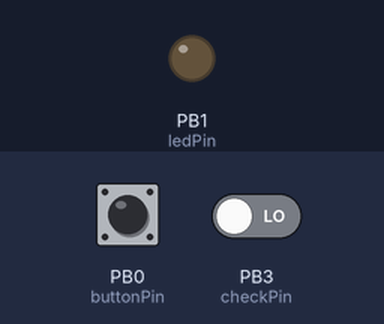
Recording of a sketch running on a simulated ATtiny85, built with avr-gcc and run on an emulated ATtiny85. Shown: output pins drawn as LEDs (lit = HIGH). The test bench sets the inputs (shaded band); at power-on: PB0 (buttonPin) HIGH, PB3 (checkPin) LOW. Sleep ends after the set time or at an interrupt.

Above: at 1.2 s.
1.3 s: PB0 (buttonPin) pulled LOW for 3.2 s
At 3.2 s:
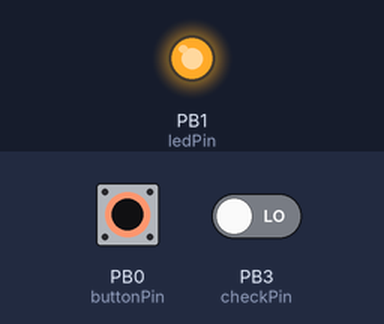
Timing chart, 0 to 36.0 s (numbered marks = the images above; inputs shaded):
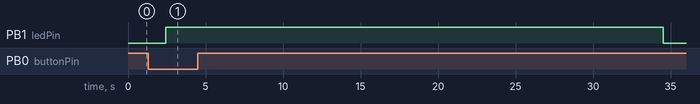

Measured:
- after the input at 1.3 s, PB1 (ledPin): LOW → HIGH after 1.1 s, → LOW 32.1 s later

The sketch:

Push_Button_ATtiny85.ino
```cpp
#include <avr/sleep.h>
#include <avr/interrupt.h>

const int checkPin   = 3; // PB3
const int triggerPin = 2; // PB2
const int buttonPin  = 0; // PB0
const int ledPin     = 1; // PB1

bool ledState = false;
volatile bool wakeUpFlag = false;

void setup() {

  pinMode(ledPin, OUTPUT);
  pinMode(triggerPin, OUTPUT);

  pinMode(buttonPin, INPUT_PULLUP);
  pinMode(checkPin, INPUT);

  digitalWrite(triggerPin, LOW);
  digitalWrite(ledPin, LOW);

  disableUnusedPins();

  // Enable Pin Change Interrupt
  GIMSK |= (1 << PCIE);

  // Interrupt untuk PB0
  PCMSK |= (1 << PCINT0);

  sei();
}

void loop() {

  goToSleep();

  if (wakeUpFlag) {

    wakeUpFlag = false;

    delay(30);

    // tombol ditekan
    if (digitalRead(buttonPin) == LOW) {

      unsigned long pressStart = millis();
      bool actionTaken = false;

      // tunggu long press 1.5 detik
      while (digitalRead(buttonPin) == LOW) {

        if (!actionTaken && millis() - pressStart >= 1100) {

          actionTaken = true;

          ledState = true;

          digitalWrite(ledPin, HIGH);

          // tunggu tombol dilepas
          while (digitalRead(buttonPin) == LOW);

          delay(30);

          break;
        }
      }

      // jika LED aktif → jalankan mode aktif
      if (ledState) {

        initialLedOnPeriod(25000);
      }
    }
  }
}

// ======================================================
// LED wajib ON minimal 25 detik
// ======================================================

void initialLedOnPeriod(unsigned long durationMs) {

  unsigned long startTime = millis();

  while (millis() - startTime < durationMs) {

    // Tombol ditekan lama lagi
    if (digitalRead(buttonPin) == LOW) {

      unsigned long secondPress = millis();

      while (digitalRead(buttonPin) == LOW) {

        if (millis() - secondPress >= 1500) {

          holdPin2AndCheckPin1();

          return;
        }
      }
    }
  }

  // lanjut monitoring normal
  monitorLedActive();
}

// ======================================================
// Monitoring saat sistem aktif
// ======================================================

void monitorLedActive() {

  while (ledState) {

    // checkPin LOW selama 5 detik
    if (digitalRead(checkPin) == LOW) {

      unsigned long lowStart = millis();

      while (digitalRead(checkPin) == LOW) {

        if (millis() - lowStart >= 5000) {

          ledState = false;

          digitalWrite(ledPin, LOW);

          return;
        }
      }
    }

    // Tombol ditekan lama
    if (digitalRead(buttonPin) == LOW) {

      unsigned long secondPress = millis();

      while (digitalRead(buttonPin) == LOW) {

        if (millis() - secondPress >= 1500) {

          holdPin2AndCheckPin1();

          return;
        }
      }
    }
  }
}

// ======================================================
// Trigger pin aktif maksimal 15 detik
// atau sampai checkPin LOW 5 detik
// ======================================================

void holdPin2AndCheckPin1() {

  digitalWrite(triggerPin, HIGH);

  unsigned long startTime = millis();

  const unsigned long maxTime = 15000;

  while (millis() - startTime < maxTime) {

    if (digitalRead(checkPin) == LOW) {

      unsigned long lowStart = millis();

      while (digitalRead(checkPin) == LOW) {

        if (millis() - lowStart >= 5000) {

          digitalWrite(triggerPin, LOW);

          digitalWrite(ledPin, LOW);

          ledState = false;

          return;
        }
      }
    }
  }

  // timeout 15 detik
  digitalWrite(triggerPin, LOW);

  digitalWrite(ledPin, LOW);

  ledState = false;
}

// ======================================================
// Sleep Mode
// ======================================================

void goToSleep() {

  cli();

  // Disable ADC
  ADCSRA &= ~(1 << ADEN);

  // Disable Watchdog
  MCUSR &= ~(1 << WDRF);

  WDTCR |= (1 << WDCE) | (1 << WDE);

  WDTCR = 0x00;

  set_sleep_mode(SLEEP_MODE_PWR_DOWN);

  sleep_enable();

  sleep_bod_disable();

  sei();

  sleep_cpu();

  sleep_disable();
}

// ======================================================
// Interrupt Wakeup
// ======================================================

ISR(PCINT0_vect) {

  wakeUpFlag = true;
}

// ======================================================
// Disable unused pin
// ======================================================

void disableUnusedPins() {

  pinMode(4, INPUT_PULLUP);
}

// ======================================================
// Compatibility
// ======================================================

#ifndef sleep_bod_disable
#define sleep_bod_disable() \
  do { \
    MCUCR |= (1 << BODS) | (1 << BODSE); \
    MCUCR &= ~(1 << BODSE); \
  } while (0)
#endif
```
